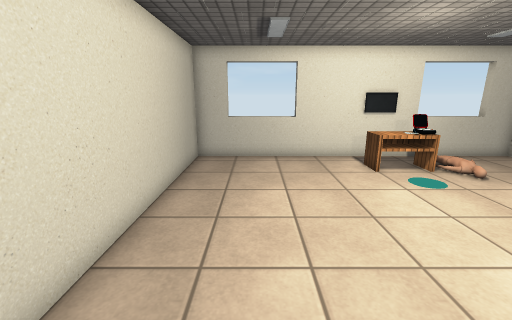
[1] (above)

12 first-person views from a walk through a scene from a Unity 3-D project. The camera is 1.5 m above the floor, tilts 14° down and sees 90° across. The floor is counted in squares, 0.5 m on a side. Each view is taken from the middle of a square. On the plan, view 1 faces up. The plan holds only what a view shows up to about 19 squares ahead; the rest is blank. The player character is not drawn. Door leaves are left out, so doorways stand open. Some surface patterns are stand-ins.

[2]
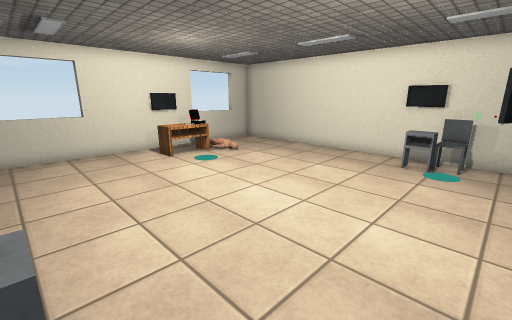

[3]
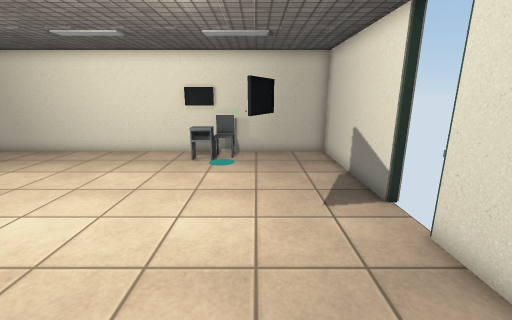

[4]
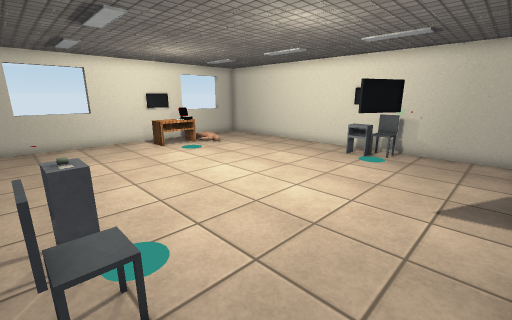

[5]
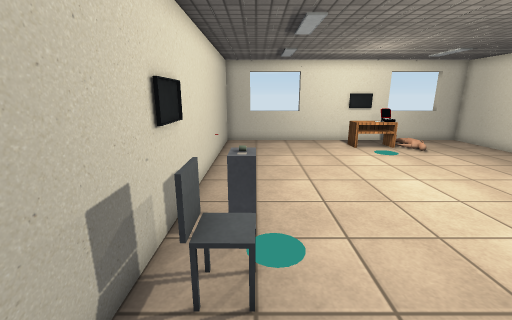

[6]
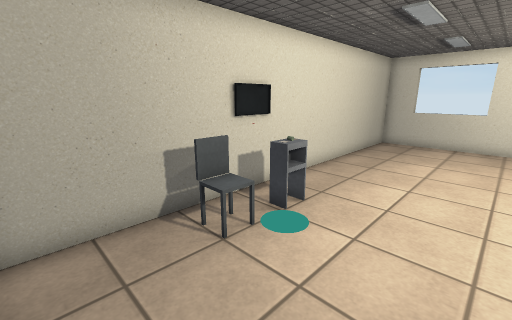

[7]
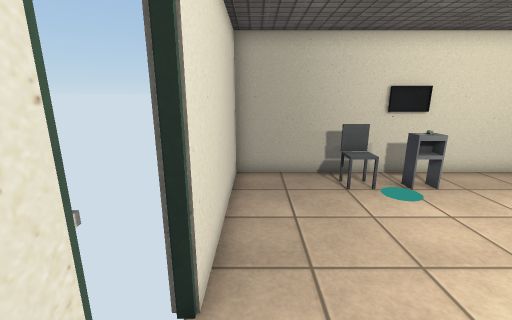

[8]
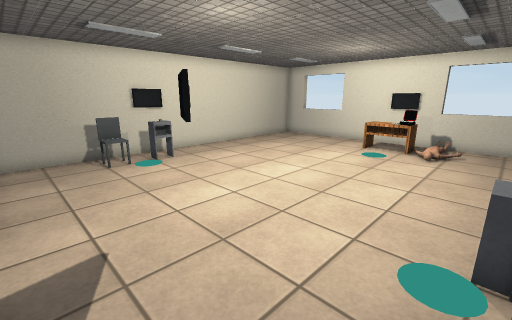

[9]
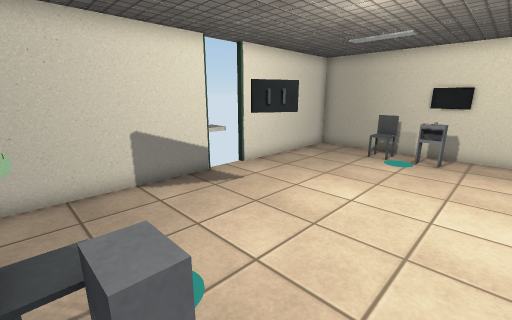

[10]
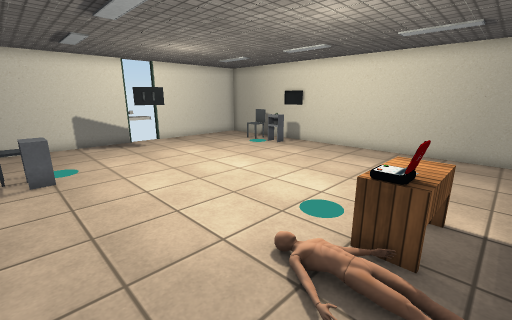

[11]
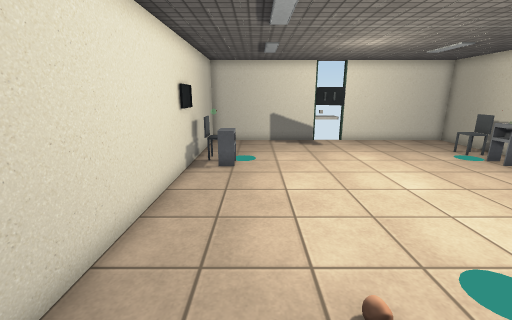

[12]
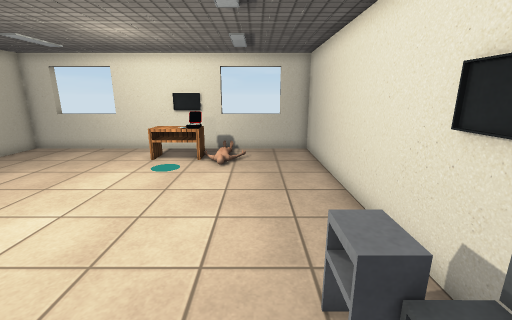

### Floor plan
Points are (right, up) in squares from view 1. A wall is a line through its corners. A room is listed if a view was taken in it or the views show most of it. See-through windows are left out.
Room 1 (views 1, 2, 3, 4, 5, 6, 7, 8, 9, 10, 11, 12)
walls: (5.9, -5.8) (13, -5.8) (13, 12.9) (-3, 12.9) (-3, -5.8) (4.1, -5.8)
ways out: open door at (5, -6)
objects: other object (-2, -1); other object (-2, 0) to (-2, 1); other object (-1, 0) to (-1, 1); other object (5, 10) to (7, 11); other object (6, -2); other object (11, 1) to (12, 1); other object (12, -1)

Where each view was taken, in squares from view 1:
view 1: 0 up, 0 right, facing up
view 2: 2 down, 1 left, facing up-right
view 3: 2 down, 1 left, facing right
view 4: 5 down, 2 left, facing up-right
view 5: 5 down, 1 left, facing up
view 6: 5 down, 3 right, facing up-left
view 7: 5 down, 7 right, facing left
view 8: 5 down, 11 right, facing up-left
view 9: 3 up, 12 right, facing down-left
view 10: 12 up, 12 right, facing down-left
view 11: 12 up, 10 right, facing down
view 12: 2 down, 10 right, facing up
